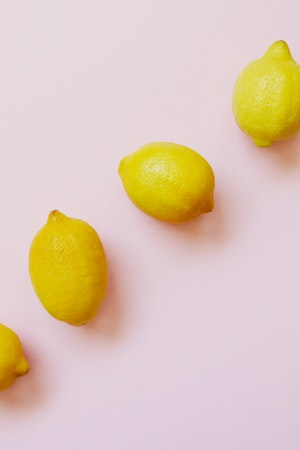
#> input picture Programas/Imagenes/fruit2.jpg, 300 x 450 px
$ python Practica45.py
#> lines starting #> are read from the running program, lines starting #| are printed output that depends on the picture; after the words box and inside, x2 and y2 are one past the last pixel; in counts of white or black regions, pixels touching at a corner belong together
# Importamos las librerías
import cv2

# Cargamos la imagen a utilizar
img = cv2.imread("Imagenes/fruit2.jpg")
#> img is the input picture: shape (450, 300, 3); mean B, G, R 183.3, 200.4, 222
cv2.imshow("Imagen original",img)

# Pasamos la imagen a escala de grises
img_grises = cv2.cvtColor(img,cv2.COLOR_BGR2GRAY)
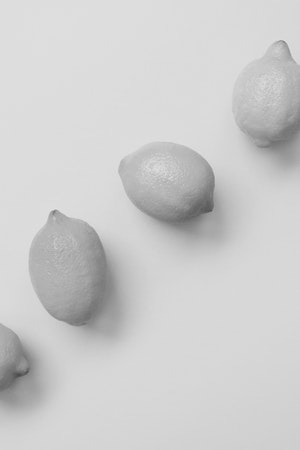
#> img_grises: shape (450, 300); min 75, max 230, mean 205
cv2.imshow("Imagen en escala de grises",img_grises)

# Binarizamos la imagen
ret,img_binarizada = cv2.threshold(img_grises,170,255,cv2.THRESH_BINARY)
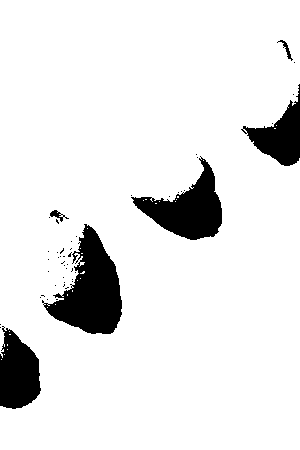
#> img_binarizada: shape (450, 300); 90.6% white; 49 black regions (43 under 20 px), largest, box (x1, y1, x2, y2) and area: (42, 224, 122, 334) 4536, (131, 156, 222, 240) 3377, (0, 326, 41, 409) 2476, (241, 84, 300, 166) 2010, (50, 210, 69, 222) 81, (277, 40, 293, 61) 75
cv2.imshow("Imagen binarizada",img_binarizada)

# Hacemnos la binarización inversa
img_binarizada_inv = ~img_binarizada
#> img_binarizada_inv: shape (450, 300); 9.4% white; 49 white regions (43 under 20 px)
cv2.imshow("Imagen binarizada inversa",img_binarizada_inv)

# Identificamos y dibujamos los contornos
contornos,jeraquia = cv2.findContours(img_binarizada_inv,cv2.RETR_EXTERNAL,cv2.CHAIN_APPROX_SIMPLE)
#> contornos = 49 contours, 43 with area under 20; largest, box (x1, y1, x2, y2) and area: (42, 224, 122, 334) 4386, (131, 156, 222, 240) 3255, (0, 326, 41, 409) 2376, (241, 84, 300, 166) 1897, (50, 210, 69, 222) 67, (277, 40, 293, 61) 46; jeraquia = 49 rows, first 6: [1, -1, -1, -1], [2, 0, -1, -1], [3, 1, -1, -1], [4, 2, -1, -1], [5, 3, -1, -1], [6, 4, -1, -1]
img_con_contornos = cv2.drawContours(img,contornos,-1,(0,0,255),3)
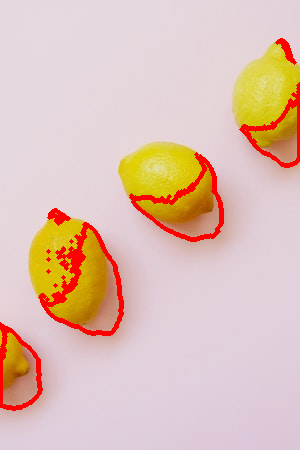
#> img_con_contornos: shape (450, 300, 3); mean B, G, R 180.4, 193.3, 224
cv2.imshow("Imagen con contornos",img_con_contornos)

cv2.waitKey(0)

$ run again, with Programas/Imagenes/fruit3.jpg copied over Programas/Imagenes/fruit2.jpg
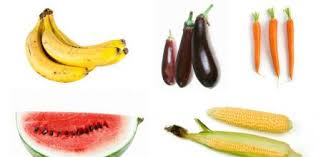
#> input picture Programas/Imagenes/fruit3.jpg, 321 x 157 px
#> img is the input picture: shape (157, 321, 3); mean B, G, R 195.2, 217, 234.1
#> `ret,img_binarizada = cv2.threshold(img_grises,170,255,cv2.THRESH_BINARY)`:
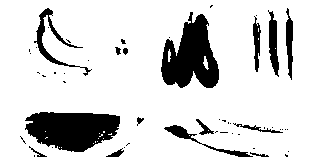
#> img_binarizada: shape (157, 321); 83.9% white; 52 black regions (37 under 20 px), largest, box (x1, y1, x2, y2) and area: (25, 112, 120, 152) 2816, (161, 12, 219, 88) 2695, (34, 8, 92, 76) 589
#> img_binarizada_inv: shape (157, 321); 16.1% white; 52 white regions (37 under 20 px)
#> contornos = 52 contours, 40 with area under 20; largest, box (x1, y1, x2, y2) and area: (25, 112, 120, 152) 2718, (161, 12, 219, 88) 2625, (34, 8, 92, 76) 436, (268, 10, 279, 77) 356, (164, 125, 253, 157) 308; jeraquia = 52 rows, first 6: [1, -1, -1, -1], [2, 0, -1, -1], [3, 1, -1, -1], [4, 2, -1, -1], [5, 3, -1, -1], [6, 4, -1, -1]
#> `img_con_contornos = cv2.drawContours(img,contornos,-1,(0,0,255),3)`:
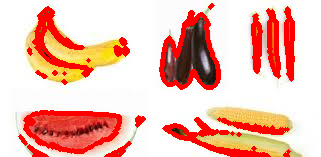
#> img_con_contornos: shape (157, 321, 3); mean B, G, R 178.6, 191.8, 242.3
